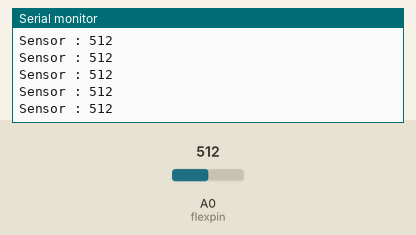
Simulated run of this sketch. Board: Arduino Uno, built with avr-gcc and run on an emulated ATmega328P. On the bench: the last lines printed to the serial monitor. The inputs (shaded band) are chosen by the test bench; at power-on: A0 (flexpin) = 512.

Above: at 1.2 s.
1.3 s: A0 (flexpin) set to 716
At 1.56 s:
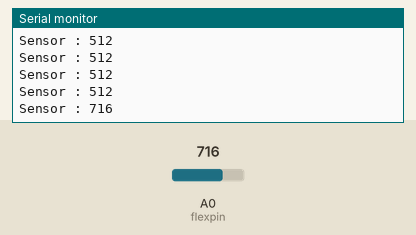
2.8 s: A0 (flexpin) set to 900
At 2.96 s:
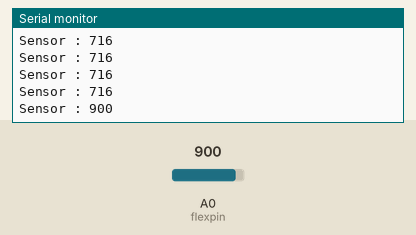
Timing chart, 0 to 5.8 s (numbered marks = the images above; inputs shaded):
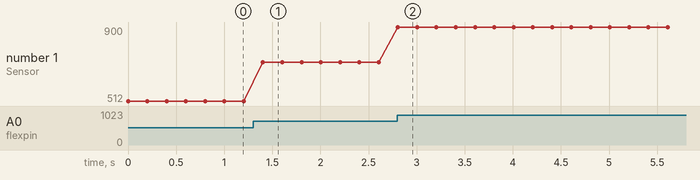

Measured:
- after the input at 1.3 s, the serial monitor: prints a new line after 0.10 s (image 1)
- after the input at 2.8 s, the serial monitor: prints a new line at once (image 2)
- plotted number 1: 512 → 716 after the input at 1.3 s, 716 → 900 after the input at 2.8 s

The sketch:

Flex_Sensor.ino
```cpp
int flexpin = 0;

void setup() {
  Serial.begin(9600);
}

void loop() {
  int flexVal;
  flexVal = analogRead(flexpin);
  Serial.print("Sensor : ");
  Serial.println(flexVal);
  delay(200);
}
```
